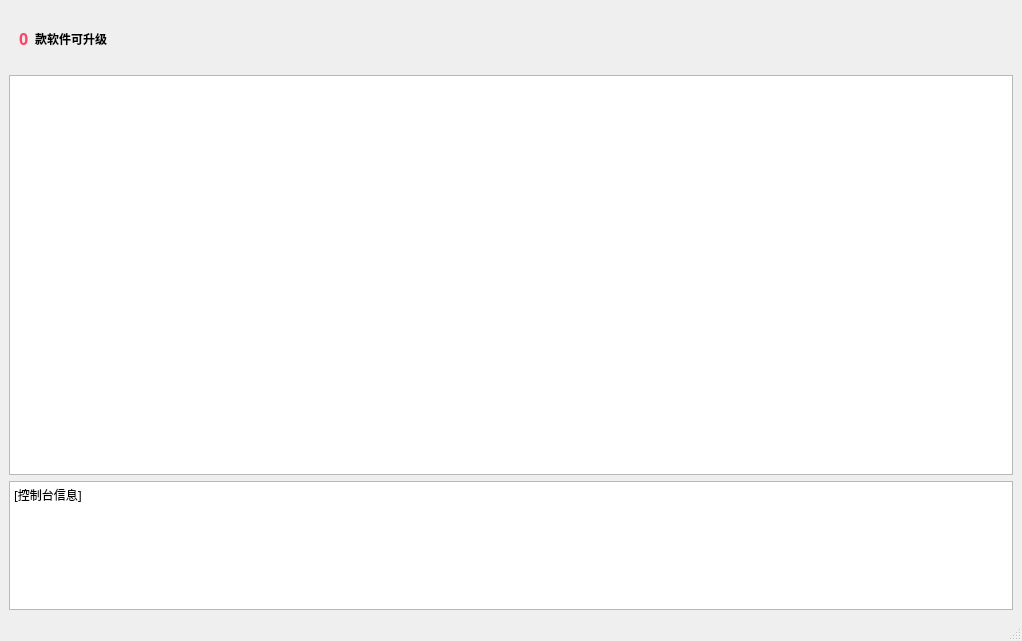
<?xml version="1.0" encoding="UTF-8"?>
<ui version="4.0">
 <class>MainWindow</class>
 <widget class="QMainWindow" name="MainWindow">
  <property name="geometry">
   <rect>
    <x>0</x>
    <y>0</y>
    <width>1022</width>
    <height>641</height>
   </rect>
  </property>
  <property name="windowTitle">
   <string>果酱的软件更新器</string>
  </property>
  <property name="windowIcon">
   <iconset>
    <normaloff>src/juice.png</normaloff>src/juice.png</iconset>
  </property>
  <property name="styleSheet">
   <string notr="true"/>
  </property>
  <widget class="QWidget" name="centralwidget">
   <layout class="QGridLayout" name="gridLayout">
    <item row="0" column="0">
     <layout class="QHBoxLayout" name="horizontalLayout">
      <item>
       <spacer name="horizontalSpacer">
        <property name="orientation">
         <enum>Qt::Horizontal</enum>
        </property>
        <property name="sizeType">
         <enum>QSizePolicy::Fixed</enum>
        </property>
        <property name="sizeHint" stdset="0">
         <size>
          <width>10</width>
          <height>20</height>
         </size>
        </property>
       </spacer>
      </item>
      <item>
       <widget class="QLabel" name="counter">
        <property name="sizePolicy">
         <sizepolicy hsizetype="Fixed" vsizetype="Preferred">
          <horstretch>0</horstretch>
          <verstretch>0</verstretch>
         </sizepolicy>
        </property>
        <property name="font">
         <font>
          <family>Arial Black</family>
          <pointsize>12</pointsize>
          <weight>75</weight>
          <bold>true</bold>
         </font>
        </property>
        <property name="text">
         <string>&lt;html&gt;&lt;head/&gt;&lt;body&gt;&lt;p&gt;&lt;span style=&quot; color:#fe4365;&quot;&gt;0&lt;/span&gt;&lt;/p&gt;&lt;/body&gt;&lt;/html&gt;</string>
        </property>
       </widget>
      </item>
      <item>
       <widget class="QLabel" name="label">
        <property name="styleSheet">
         <string notr="true">font: 12pt &quot;幼圆&quot;;
</string>
        </property>
        <property name="text">
         <string>&lt;html&gt;&lt;head/&gt;&lt;body&gt;&lt;p&gt;&lt;span style=&quot; font-weight:600;&quot;&gt;款软件可升级&lt;/span&gt;&lt;/p&gt;&lt;/body&gt;&lt;/html&gt;</string>
        </property>
       </widget>
      </item>
      <item alignment="Qt::AlignRight">
       <widget class="QPushButton" name="refreshButton">
        <property name="minimumSize">
         <size>
          <width>60</width>
          <height>60</height>
         </size>
        </property>
        <property name="cursor">
         <cursorShape>PointingHandCursor</cursorShape>
        </property>
        <property name="styleSheet">
         <string notr="true">QPushButton{
  background-color: transparent;
  border-radius:30px;
}
QPushButton::hover{
  background-color: rgb(200, 200, 200);
  border: none;
}
QPushButton::pressed{
  background-color: rgb(170, 170, 170);
  border: none;
}</string>
        </property>
        <property name="text">
         <string/>
        </property>
        <property name="icon">
         <iconset>
          <normaloff>src/refresh.svg</normaloff>src/refresh.svg</iconset>
        </property>
        <property name="iconSize">
         <size>
          <width>60</width>
          <height>60</height>
         </size>
        </property>
        <property name="flat">
         <bool>false</bool>
        </property>
       </widget>
      </item>
     </layout>
    </item>
    <item row="2" column="0">
     <widget class="QTextBrowser" name="terminalText">
      <property name="minimumSize">
       <size>
        <width>0</width>
        <height>90</height>
       </size>
      </property>
      <property name="maximumSize">
       <size>
        <width>16777215</width>
        <height>300</height>
       </size>
      </property>
      <property name="font">
       <font>
        <family>YaHei Consolas Hybrid</family>
       </font>
      </property>
      <property name="cursor" stdset="0">
       <cursorShape>IBeamCursor</cursorShape>
      </property>
      <property name="html">
       <string>&lt;!DOCTYPE HTML PUBLIC &quot;-//W3C//DTD HTML 4.0//EN&quot; &quot;http://www.w3.org/TR/REC-html40/strict.dtd&quot;&gt;
&lt;html&gt;&lt;head&gt;&lt;meta name=&quot;qrichtext&quot; content=&quot;1&quot; /&gt;&lt;style type=&quot;text/css&quot;&gt;
p, li { white-space: pre-wrap; }
&lt;/style&gt;&lt;/head&gt;&lt;body style=&quot; font-family:'YaHei Consolas Hybrid'; font-size:9.07563pt; font-weight:400; font-style:normal;&quot;&gt;
&lt;p style=&quot; margin-top:0px; margin-bottom:0px; margin-left:0px; margin-right:0px; -qt-block-indent:0; text-indent:0px;&quot;&gt;&lt;span style=&quot; font-size:9pt;&quot;&gt;[控制台信息]&lt;/span&gt;&lt;/p&gt;
&lt;p style=&quot;-qt-paragraph-type:empty; margin-top:0px; margin-bottom:0px; margin-left:0px; margin-right:0px; -qt-block-indent:0; text-indent:0px; font-size:9pt;&quot;&gt;&lt;br /&gt;&lt;/p&gt;&lt;/body&gt;&lt;/html&gt;</string>
      </property>
     </widget>
    </item>
    <item row="1" column="0">
     <widget class="QTableWidget" name="tableWidget">
      <property name="minimumSize">
       <size>
        <width>1000</width>
        <height>400</height>
       </size>
      </property>
      <property name="font">
       <font>
        <family>Microsoft YaHei UI</family>
        <pointsize>12</pointsize>
       </font>
      </property>
      <property name="styleSheet">
       <string notr="true"/>
      </property>
      <property name="verticalScrollMode">
       <enum>QAbstractItemView::ScrollPerPixel</enum>
      </property>
      <property name="showGrid">
       <bool>false</bool>
      </property>
      <attribute name="horizontalHeaderVisible">
       <bool>false</bool>
      </attribute>
      <attribute name="verticalHeaderVisible">
       <bool>false</bool>
      </attribute>
      <column>
       <property name="text">
        <string>logo</string>
       </property>
      </column>
      <column>
       <property name="text">
        <string>name</string>
       </property>
      </column>
      <column>
       <property name="text">
        <string>desc</string>
       </property>
      </column>
      <column>
       <property name="text">
        <string>local_version</string>
       </property>
      </column>
      <column>
       <property name="text">
        <string>latest_version</string>
       </property>
      </column>
      <column>
       <property name="text">
        <string>github_button</string>
       </property>
      </column>
      <column>
       <property name="text">
        <string>path_button</string>
       </property>
      </column>
      <column>
       <property name="text">
        <string>update_button</string>
       </property>
      </column>
     </widget>
    </item>
   </layout>
  </widget>
  <widget class="QMenuBar" name="menubar">
   <property name="geometry">
    <rect>
     <x>0</x>
     <y>0</y>
     <width>1022</width>
     <height>26</height>
    </rect>
   </property>
  </widget>
  <widget class="QStatusBar" name="statusbar"/>
 </widget>
 <tabstops>
  <tabstop>tableWidget</tabstop>
  <tabstop>refreshButton</tabstop>
  <tabstop>terminalText</tabstop>
 </tabstops>
 <resources/>
 <connections/>
</ui>
